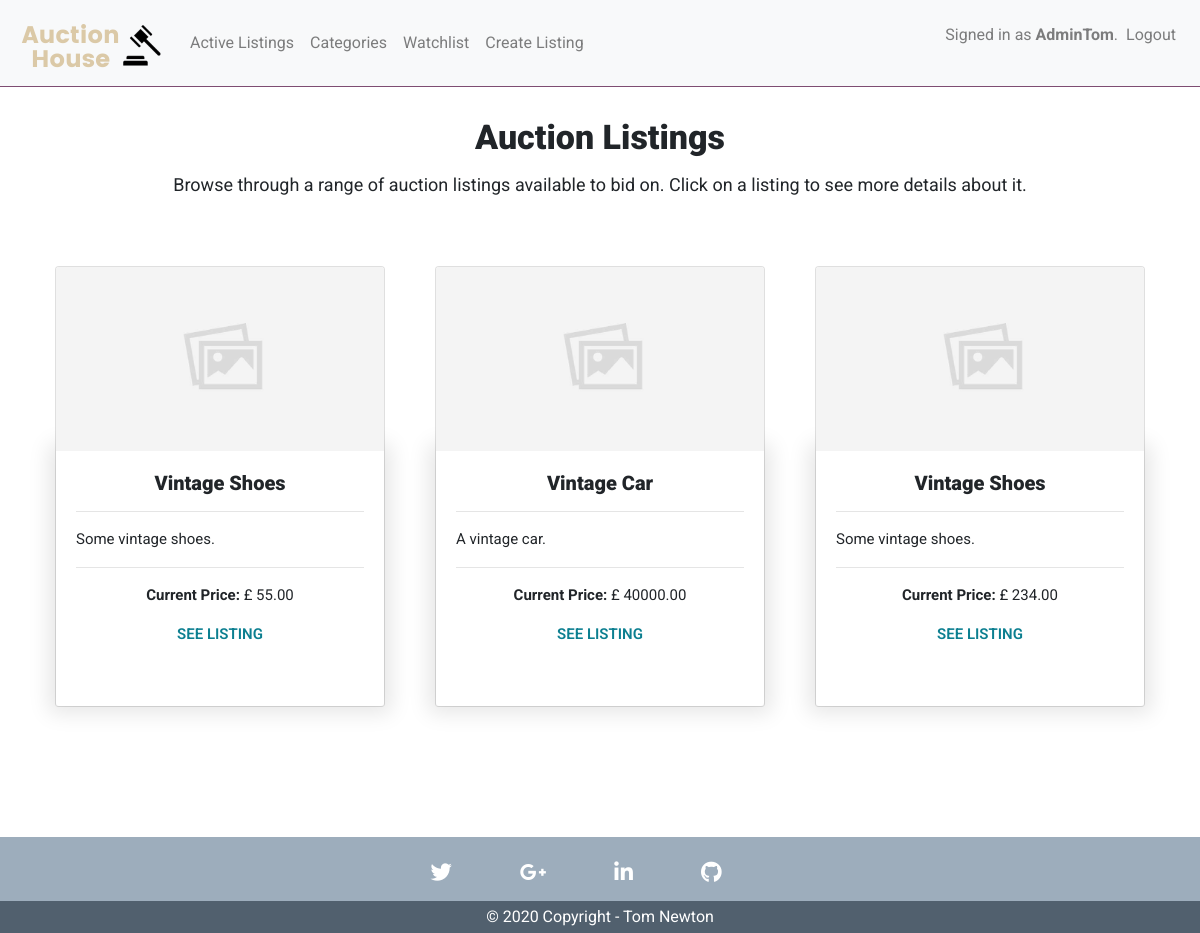
The page / (signed in) on the database its author committed.
### auctions/models.py (models this page shows, shortened)
class User(AbstractUser):
    pass

class Auction(models.Model):
    user = models.ForeignKey(User, on_delete=models.CASCADE, default=None)
    title = models.CharField(max_length=120)
    description = models.TextField(max_length=220, null=True)
    image_url = models.URLField(max_length=600, default=None)
    category = models.CharField(max_length=120, default='uncategorised')
    price = models.DecimalField(decimal_places=2, max_digits=10000, default=None)
    date = models.DateTimeField(auto_now_add=True)
    end_date = models.DateField()
    status = models.CharField(max_length=6, default="Open")
    highest_bid = models.DecimalField(decimal_places=2, max_digits=10000, null=True, default=0)
    highest_bidder = models.CharField(max_length=200, null=True)

### auctions/views.py (the view)
# urls.py: path("", views.index, name="index"),
def index(request):
    auctions = Auction.objects.all()
    context = {
        'auctions': auctions,
    }
    return render(request, "auctions/index.html", context)

### auctions/templates/auctions/index.html (shortened to what this page needs)
{% extends "auctions/layout.html" %}
{% load static %}
{% block body %}
<section id="auction_listings">
    <div class="title">
        <h1>Auction Listings</h1>
        <p>Browse through a range of auction listings available to bid on. Click on a listing to see more details about it.</p>
    </div>
    <div class="container my-container">
        <div class="row my-row mt-5 mb-5">
            {% for auction in auctions %}
            <div class="col-md-4 col-sm-6 my-col mb-5">
                <div class="card text-center h-100">
                    <div class="embed-responsive embed-responsive-16by9">
                        <img alt="Card image cap" class="card-img-top embed-responsive-item" src="{{auction.image_url}}" onerror="this.onerror=null;this.src='{% static "auctions/images/placeholderimage.png" %}';" alt="">
                     </div>
                    <div class="card-body">
                      <h4 class="card-title">{{auction.title}}</h4>
                      <hr>
                      <p class="card-text text-justify">{{auction.description}}</p>
                      <hr>
                      <p class="card-text"><b>Current Price: </b>£
                      {% if auction.price > auction.highest_bid%}
                        {{ auction.price }}
                        {% else %}
                            {{ auction.highest_bid }}
                        {% endif %}
                        </p>
                        <a class="stretched-link" href="{% url 'listing' auction.id %}">SEE LISTING</a>
                    </div>
                </div>
            </div>
            {% endfor %}
    </div>
</section>
{% endblock %}

### auctions/templates/auctions/layout.html (shortened to what this page needs)
{% load static %}
<!DOCTYPE html>
<html lang="en">
    <head>
        <link rel="stylesheet" href="https://stackpath.bootstrapcdn.com/bootstrap/4.4.1/css/bootstrap.min.css">
        <link rel="stylesheet" href="https://pro.fontawesome.com/releases/v5.10.0/css/all.css"/>
        <link href="{% static 'auctions/styles.css' %}" rel="stylesheet">
    </head>
    <body>
    <div class="d-flex flex-column min-vh-100">
        <nav class="navbar navbar-expand-lg navbar-light bg-light">
                <a class="navbar-brand crop" href="{% url 'index' %}">
                    <img src="{% static 'auctions/images/logo.png' %}" alt="no">
                </a>
            <div class="collapse navbar-collapse" id="navbarSupportedContent">
                <ul class="navbar-nav mr-auto">
                    <li class="nav-item">
                        <a class="nav-link" href="{% url 'index' %}">Active Listings</a>
                    </li>
                    <li class="nav-item">
                        <a class="nav-link" href="{% url 'categories'%}">Categories</a>
                    </li>
                    <li class="nav-item">
                        <a class="nav-link" href="{% url 'watchlist' %}">
                            Watchlist
                        </a>
                    </li>
                    <li class="nav-item">
                        <a class="nav-link" href="{% url 'createlisting' %}">Create Listing</a>
                    </li>
                </ul>
                <ul class="navbar-nav ml-auto">
                    <p class="navbar-text">
                        {% if user.is_authenticated %}
                            Signed in as <strong>{{ user.username }}</strong>.
                        {% endif %}
                    </p>
                    <li class="nav-item">
                        {% if user.is_authenticated %}
                            <a class="nav-link" href="{% url 'logout' %}">Logout</a>
                        {% else %}
                            <ul class="navbar-nav ml-auto">
                                <a class="nav-link" href="{% url 'register' %}">Register</a>
                                <a class="nav-link" href="{% url 'login' %}">Login</a>
                            </ul>
                        {% endif %}
                </ul>
            </div>
        </nav>
        <main class="flex-fill">
        {% block body %}
        {% endblock %}
        </main>
    </body>
        <footer class="footer mt-4 pt-4">
            <div class="container">
                <ul class="list-unstyled list-inline text-center">
                    <li class="list-inline-item">
                        <a href="https://twitter.com/home" class="btn-floating mx-1" style="color: white;">
                            <i class="fab fa-twitter fa-lg white-text mr-md-5 mr-3 "></i>
                        </a>
                    </li>
                    <li class="list-inline-item">
                        <a href="mailto:thomasnewton270@gmail.com" class="btn-floating mx-1" style="color: white;">
                            <i class="fab fa-google-plus-g fa-lg white-text mr-md-5 mr-3"></i>
                        </a>
                    </li>
                    <li class="list-inline-item">
                        <a href="https://www.linkedin.com/in/thomas-newton-2a5037144/" class="btn-floating mx-1" style="color: white;">
                            <i class="fab fa-linkedin-in fa-lg white-text mr-md-5 mr-3"></i>
                        </a>
                    </li>
                    <li class="list-inline-item">
                        <a href="https://github.com/TomNewton1/commerce" class="btn-floating mx-1" style="color: white;">
                            <i class="fab fa-github fa-lg mr-md-5 mr-3"></i>
                        </a>
                    </li>
                </ul>
            </div>
        <div class="footer-copyright text-center py-1" style="color: white;">© 2020 Copyright - Tom Newton</div>
        </footer>
</html>

### auctions/static/auctions/styles.css (style rules this page uses)
* { font-family: 'Roboto', sans-serif; }
.navbar { border-bottom: 1px solid #7e4d72; }
.footer { background-color: #9DADBC; }
.footer-copyright { background-color:#51606E; }
.crop { width: 150px; height: 70px; overflow: hidden; }
.crop img { width: 250px; height: 250px; margin: -90px 0 -25px -50px; }
.embed-responsive .card-img-top { object-fit: cover; }
#auction_listings { padding: 30px 0px; }
#auction_listings h1 { font-weight: 900; font-size: 34px; padding-bottom: 5px; }
.title { text-align: center; }
.title p { font-size: 18px; }
.card-title { font-size: 20px; font-weight: 900; }
.card-text { font-size: 15px; }
.card-body { box-shadow: 0 0 20px 7px rgba(0,0,0,0.1); }
.card { margin: 20px 10px; }
.card-body a { color: #0c7f90; text-decoration: none; font-size: 15px; margin-top: auto; font-weight: 600; }

### rows shown on the page
User: username "AdminTom"
Auction: title "Vintage Shoes", description "Some vintage shoes.", price "55.00"
Auction: title "Vintage Car", description "A vintage car.", price "40000.00"
Auction: title "Vintage Shoes", description "Some vintage shoes.", price "234.00"
